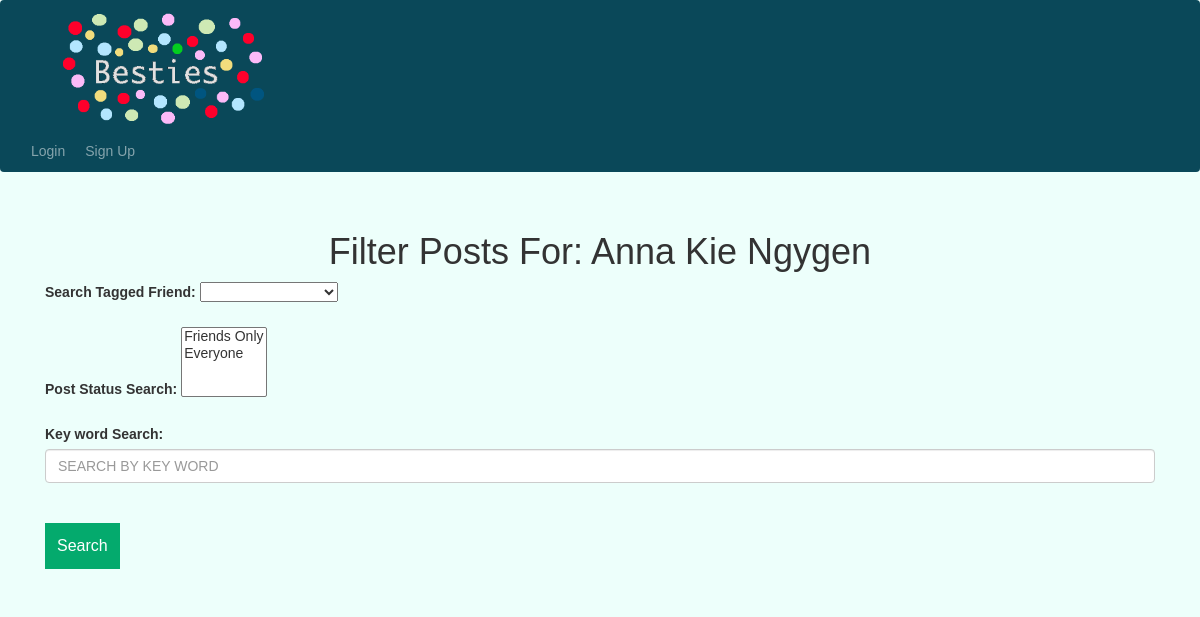
Before: /filter-posts/1 with the older database file.
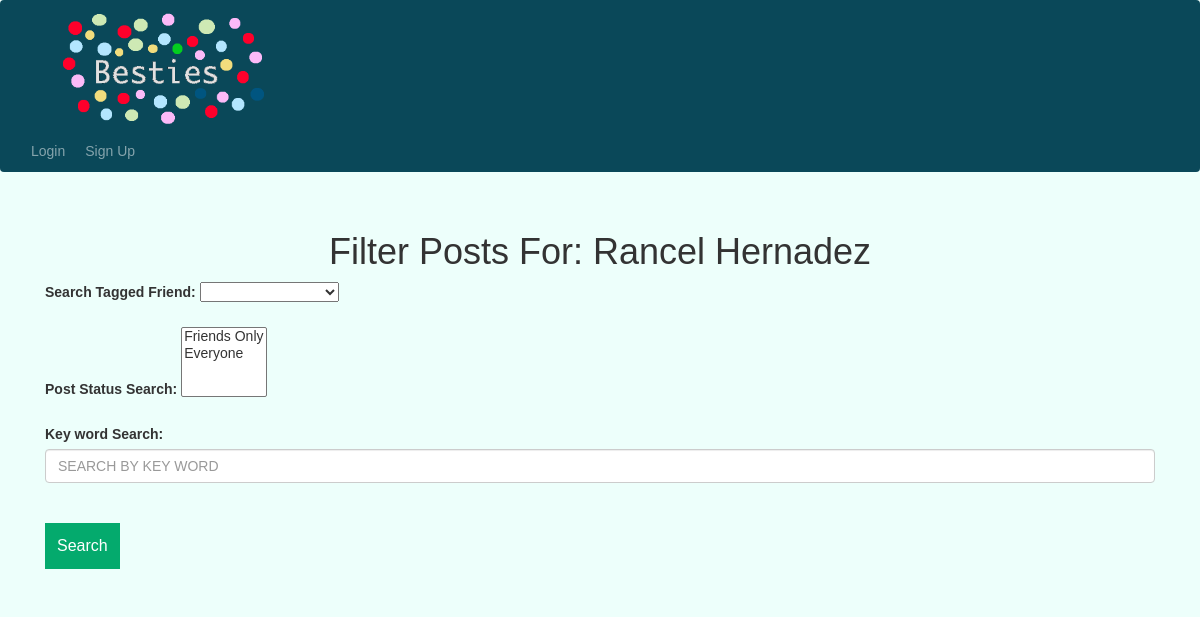
After: the same page with the newer database file.
### setup/models.py (models this page shows)
class User(db.Model, UserMixin):
    id = db.Column(db.Integer, primary_key=True)
    email = db.Column(db.String(20), unique=True)
    username = db.Column(db.String(20), unique=True)
    password = db.Column(db.String(20))
    first_name = db.Column(db.String(20))
    middle_name = db.Column(db.String(20))
    last_name = db.Column(db.String(20))
    bio = db.Column(db.String(100))
    gender = db.Column(db.String(20))
    birthday = db.Column(db.String(20))
    profile_picture = db.Column(db.String(50))
    age = db.Column(db.Integer)
    posts = db.relationship('Post')
    friends_list = db.Column(MutableList.as_mutable(PickleType), default=[])
    friend_requests = db.relationship('FriendRequest')

### setup/features.py (the view, shortened to what this page needs)
@features.route('/filter-posts/<int:user_id>', methods=['GET', 'POST'])
def filter_posts(user_id):
    filtered_posts = []
    filtered_users = []
    tmp_current_user = User.query.filter_by(id=user_id).first()
    list_of_user_friends = []
    for friend_id in tmp_current_user.friends_list:
        tmp_user = User.query.filter_by(id=friend_id).first()
        list_of_user_friends.append(tmp_user)
    db.session.commit()
    return render_template('filter_posts.html', user=current_user, tmp_user=tmp_current_user,
                           filtered_posts=filtered_posts, filtered_users=filtered_users,
                           list_of_user_friends=list_of_user_friends)

### setup/templates/filter_posts.html (shortened to what this page needs)
{% extends "base.html" %}
{% block content %}
<h1 align="center">Filter Posts For: {{ tmp_user.first_name }} {{ tmp_user.middle_name }} {{ tmp_user.last_name }}</h1>
<form method="POST">
    <label for="filter_friends">Search Tagged Friend:</label>
    <select class="selectpicker" id="filter_friends" name="filter_friends" data-live-search="true">
        <option value=""></option>
        {% for friend in list_of_user_friends %}
            <option value="{{ friend.id }}">{{ friend.first_name }}
            </option>
        {% endfor %}
    </select>
    <br />
    <br />
    {% set tmp_list = [] %}
    {% set tmp_list = tmp_list|unique %}
    <label for="post_status">Post Status Search:</label>
    <select class="selectpicker" id="post_status" name="post_status" multiple>
        {% for post_privacy in tmp_list %}
            <option value="{{ post_privacy }}">
            </option>
        {% endfor %}
    </select>
    <br />
    <br />
    <label for="key_word">Key word Search:</label>
    <input class="form-control" id="key_word" name="key_word" placeholder="SEARCH BY KEY WORD">
    <br />
    <br />
    <button class="btn-search" type="submit">Search</button>
</form>
<br />
{% set lst = [] %}
<body onload="loadSlides({{ lst|safe }})"></body>
{% endblock %}

### setup/templates/base.html (shortened to what this page needs)
<!DOCTYPE html>
<html lang="en">
<head>
    <link
      rel="stylesheet"
      href="https://stackpath.bootstrapcdn.com/bootstrap/4.4.1/css/bootstrap.min.css"
    />
    <link
      rel="stylesheet"
      href="https://stackpath.bootstrapcdn.com/font-awesome/4.7.0/css/font-awesome.min.css"
    />
    <link rel="stylesheet" href="https://maxcdn.bootstrapcdn.com/bootstrap/3.3.7/css/bootstrap.min.css">
    <link rel="stylesheet" href="https://cdnjs.cloudflare.com/ajax/libs/bootstrap-select/1.12.1/css/bootstrap-select.css" />
    <link rel="stylesheet" href="{{ url_for('static', filename='style.css') }}">
</head>
<body style="background-color: #EDFFFB;">
    <nav class="navbar navbar-expand-lg navbar-dark">
        <div class="collapse navbar-collapse" id="navbar">
            <a class="nav-item nav-link" href="#" align="left">
                <img style="padding-left: 20px;" src="{{ url_for('features.send_image', filename='fake_logo.png') }}" alt="..." height="120">
            </a>
            <div class="navbar-nav">
                {% if user.is_authenticated %}
                    <a class="nav-item nav-link" id="home" href="/user-home">Home</a>
                    <a class="nav-item nav-link"></a>
                    <a class="nav-item nav-link" id="create_post" href="/create-post">Post</a>
                    <a class="nav-item nav-link"></a>
                    <a class="nav-item nav-link" id="search" href="/search-friends">Search Friend</a>
                    <a class="nav-item nav-link"></a>
                    <a class="nav-item nav-link" id="create_friend" href="/create-friend">Create Friend</a>
                    <a class="nav-item nav-link"></a>
                    <a class="nav-item nav-link" id="edit_profile" href="{{ url_for('features.edit_profile', user_id=user.id) }}">Edit Profile</a>
                    <a class="nav-item nav-link"></a>
                    <a class="nav-item nav-link" id="filter_posts" href="{{ url_for('features.filter_posts', user_id=user.id) }}">Filter Posts</a>
                    <a class="nav-item nav-link"></a>
                    <a class="nav-item nav-link" id="logout" href="/logout">Logout</a>
                {% else %}
                    <a class="nav-item nav-link" id="login" href="/">Login</a>
                    <a class="nav-item nav-link"></a>
                    <a class="nav-item nav-link" id="signup" href="/sign-up">Sign Up</a>
                {% endif %}
            </div>
        </div>
    </nav>
    <br />
    <div class="container">
    {% block content %}
    {% endblock %}
    </div>
</body>
</html>

### setup/static/style.css (style rules this page uses)
.navbar-dark { background:#0A4859; }
.btn-search { background-color: #04AA6D; color: white; padding: 12px; font-size: 16px; border: none; cursor: pointer; }
* { box-sizing: border-box }
body { font-family: Verdana, sans-serif; margin:0 }

Changed rows visible on the page:
changed User: first_name "Anna" → "Rancel"; last_name "Ngygen" → "Hernadez"; middle_name "Kie" → (not shown)
